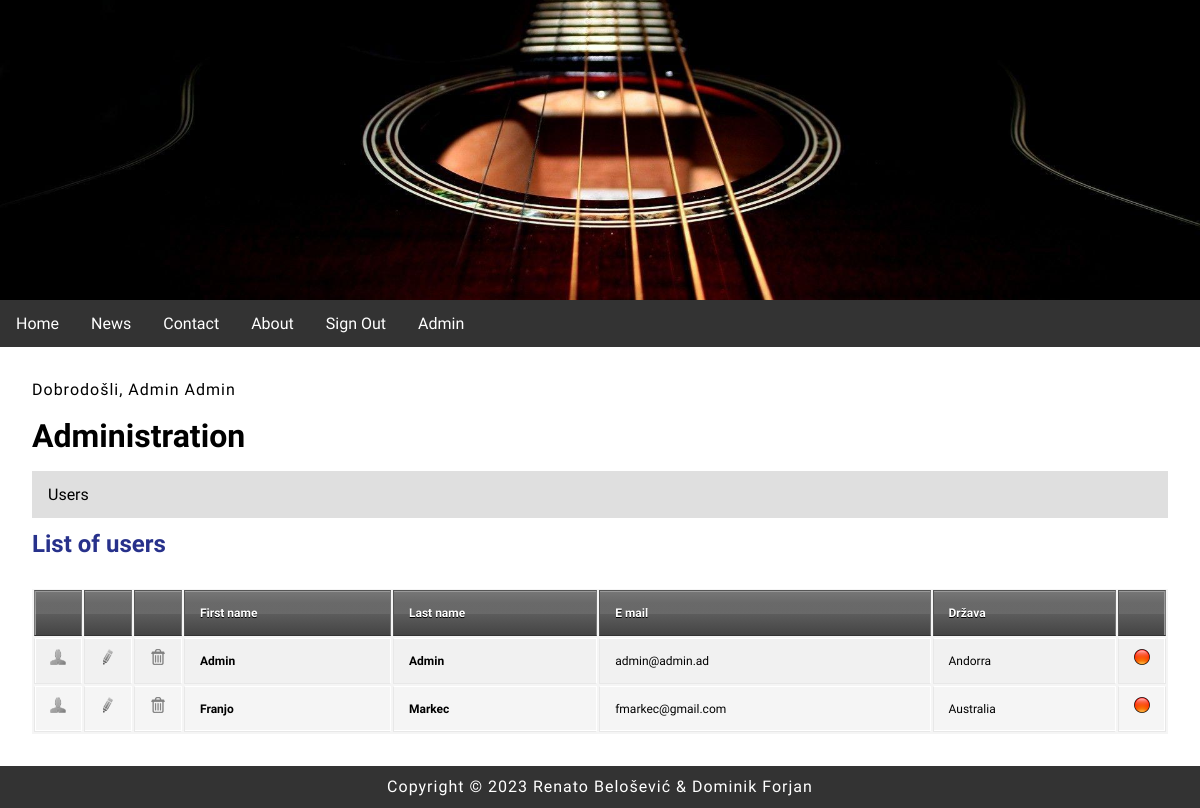
Page /index.php?menu=7 (signed in) on the committed database.
### tables this page shows
CREATE TABLE `users` (
  `id` int(11) NOT NULL,
  `firstname` varchar(255) NOT NULL,
  `lastname` varchar(255) NOT NULL,
  `email` varchar(255) NOT NULL,
  `username` varchar(255) NOT NULL,
  `password` varchar(255) NOT NULL,
  `country` char(2) NOT NULL,
  `date` timestamp NOT NULL DEFAULT current_timestamp() ON UPDATE current_timestamp(),
  `archive` enum('Y','N') NOT NULL DEFAULT 'Y',
  `role` tinyint(1) NOT NULL DEFAULT 0
);

CREATE TABLE `countries` (
  `id` int(11) NOT NULL,
  `country_code` varchar(2) NOT NULL DEFAULT '',
  `country_name` varchar(100) NOT NULL DEFAULT ''
);

### admin/users.php (the view, shortened to what this page needs)
<?php
	if (isset($_GET['id']) && $_GET['id'] != '') {
		$query  = "SELECT * FROM users";
		$query .= " WHERE id=".$_GET['id'];
		$result = @mysqli_query($MySQL, $query);
		$row = @mysqli_fetch_array($result);
		print '
		<h2>User profile</h2>
		<p><b>First name:</b> ' . $row['firstname'] . '</p>
		<p><b>Last name:</b> ' . $row['lastname'] . '</p>
		<p><b>Username:</b> ' . $row['username'] . '</p>';
		$_query  = "SELECT * FROM countries";
		$_query .= " WHERE country_code='" . $row['country'] . "'";
		$_result = @mysqli_query($MySQL, $_query);
		$_row = @mysqli_fetch_array($_result);
		print '
		<p><b>Country:</b> ' .$_row['country_name'] . '</p>
		<p><b>Date:</b> ' . pickerDateToMysql($row['date']) . '</p>
		<p><a href="index.php?menu='.$menu.'&amp;action='.$action.'">Back</a></p>';
	}
	else {
		print '
		<h2>List of users</h2>
		<div id="users">
			<table>
				<thead>
					<tr>
						<th width="16"></th>
						<th width="16"></th>
						<th width="16"></th>
						<th>First name</th>
						<th>Last name</th>
						<th>E mail</th>
						<th>Država</th>
						<th width="16"></th>
					</tr>
				</thead>
				<tbody>';
				$query  = "SELECT * FROM users";
				$result = @mysqli_query($MySQL, $query);
				while($row = @mysqli_fetch_array($result)) {
					print '
					<tr>
						<td><a href="index.php?menu='.$menu.'&amp;action='.$action.'&amp;id=' .$row['id']. '"><img src="img/user.png" alt="user"></a></td>
						<td><a href="index.php?menu='.$menu.'&amp;action='.$action.'&amp;edit=' .$row['id']. '"><img src="img/edit.png" alt="uredi"></a></td>
						<td><a href="index.php?menu='.$menu.'&amp;action='.$action.'&amp;delete=' .$row['id']. '"><img src="img/delete.png" alt="obriši"></a></td>
						<td><strong>' . $row['firstname'] . '</strong></td>
						<td><strong>' . $row['lastname'] . '</strong></td>
						<td>' . $row['email'] . '</td>
						<td>';
							$_query  = "SELECT * FROM countries";
							$_query .= " WHERE country_code='" . $row['country'] . "'";
							$_result = @mysqli_query($MySQL, $_query);
							$_row = @mysqli_fetch_array($_result, MYSQLI_ASSOC);
							print $_row['country_name'] . '
						</td>
						<td>';
							if ($row['archive'] == 'Y') { print '<img src="img/inactive.png" alt="" title="" />'; }
                            else if ($row['archive'] == 'N') { print '<img src="img/active.png" alt="" title="" />'; }
						print '
						</td>
					</tr>';
				}
			print '
				</tbody>
			</table>
		</div>';
	}
?>

### index.php (shortened to what this page needs)
<?php
    if(isset($_GET['menu'])) { $menu   = (int)$_GET['menu']; }
print '
<!DOCTYPE html>
<html>
	<head>
		<link rel="stylesheet" href="style.css">
		<meta name="viewport" content="width=device-width; initial-scale=1.0; maximum-scale=1.0; user-scalable=0;">
        <meta http-equiv="content-type" content="text/html; charset=utf-8">
        <meta name="description" content="some description">
        <meta name="keywords" content="keyword 1, keyword 2, keyword 3, keyword 4, ...">
		<meta itemprop="name" content="Hello Example">
		<meta itemprop="description" content="Some description">
		<meta itemprop="image" content="Your URL">
		<meta property="og:title" content="Hello Example">
		<meta property="og:type" content="article">
		<meta property="og:url" content="Your URL">
		<meta property="og:image" content="Your URL">
		<meta property="og:description" content="Some description">
		<meta property="article:tag" content="keyword 1, keyword 2, keyword 3, keyword 4, ...">
		<meta name="twitter:title" content="Hello Example">
		<meta name="twitter:description" content="Some description">
		<meta http-equiv="Cache-control" content="no-cache">
        <meta name="author" content="renato.bela@gmail.com">
		<link rel="icon" href="guitar.ico" type="image/x-icon"/>
		<link rel="shortcut icon" href="guitar.ico" type="image/x-icon"/>
		<link href="https://fonts.googleapis.com/css?family=Oswald" rel="stylesheet">
		<title>BoF</title>
	</head>
<body>
	<header>
		<div'; if ($menu > 1) { print ' class="hero-subimage"'; } else { print ' class="hero-image"'; }  print '></div>
		<nav>';
			include("menu.php");
		print '</nav>
	</header>
	<main>';
		if (isset($_SESSION['message'])) {
			print $_SESSION['message'];
		}
		$articleId = isset($_GET['article_id']) ? $_GET['article_id'] : '';
		if (!isset($menu) || $menu == 1) { include("home.php"); }
		else if ($menu == 2) {
			if (!empty($articleId)) {
				include("article.php");
			} else {
				include("news.php");
			}
		}
	else if ($menu == 3) { include("contact.php"); }
	else if ($menu == 4) { include("about-us.php"); }
	else if ($menu == 5) { include("register.php"); }
	else if ($menu == 6) { include("signin.php"); }
	else if ($menu == 7) { include("admin.php"); }
	print '
	</main>
	<footer>
		<p>Copyright &copy; ' . date("Y") . ' Renato Belošević & Dominik Forjan</p>
	</footer>
</body>
</html>';
?>

### menu.php
<?php
	print '
	<ul>
		<li><a href="index.php?menu=1">Home</a></li>
		<li><a href="index.php?menu=2">News</a></li>
		<li><a href="index.php?menu=3">Contact</a></li>
		<li><a href="index.php?menu=4">About</a></li>';
		if (!isset($_SESSION['user']['valid']) || $_SESSION['user']['valid'] == 'false') {
			print '
			<li><a href="index.php?menu=5">Register</a></li>
			<li><a href="index.php?menu=6">Sign In</a></li>';
		}
		else if ($_SESSION['user']['valid'] == 'true') {
			print '
			<li><a href="signout.php">Sign Out</a></li>';
			if($_SESSION['user']['role'] == 1){
				print'<li><a href="index.php?menu=7">Admin</a></li>';
			}
		}
		print '
	</ul>';
?>

### admin.php
<?php
	if ($_SESSION['user']['valid'] == 'true') {
		if (!isset($action)) { $action = 1; }
		print '
		<h1>Administration</h1>
		<div id="admin">
			<ul>
				<li><a href="index.php?menu=7&amp;action=1">Users</a></li>
			</ul>';
			if ($action == 1) { include("admin/users.php"); }
		print '
		</div>';
	}
	else {
		$_SESSION['message'] = '<p>Please register or login using your credentials!</p>';
		header("Location: index.php?menu=6");
	}
?>

### style.css (style rules this page uses)
body, html { font-family: 'Oswald', sans-serif; margin: 0; font-size: 16px; }
header { display: block; width: 100%; }
.hero-subimage { background-image: url("img/gitaramain.jpg"); background-position: center; background-repeat: no-repeat; background-size: cover; position: relative; height: 300px; }
ul { list-style-type: none; margin: 0; padding: 0; overflow: hidden; background-color: #333; }
li { float: left; }
li a { display: block; color: white; text-align: center; padding: 14px 16px; text-decoration: none; }
h1,h2 { margin: 0.5em 0; font-size: 2em; }
h2 { font-size: 1.5em; color: #27318b; }
main { margin: 2em; }
main a { color: #27318b; text-decoration: none; }
p { margin: 1em 0; line-height: 1.4em; letter-spacing: 1px; }
img { width: 100%; }
footer { background-color: #333; padding: 0.1em; clear: both; }
footer p { color: white; text-align: center; margin: 0.5em; }
table { background: #f5f5f5; border-collapse: separate; box-shadow: inset 0 1px 0 #fff; font-size: 12px; line-height: 24px; margin: 30px auto; text-align: left; width: 100%; }
th { background: url(http://jackrugile.com/images/misc/noise-diagonal.png), linear-gradient(#777, #444); border-left: 1px solid #555; border-right: 1px solid #777; border-top: 1px solid #555; border-bottom: 1px solid #333; box-shadow: inset 0 1px 0 #999; color: #fff; font-weight: bold; padding: 10px 15px; position: relative; text-shadow: 0 1px 0 #000; }
th:after { background: linear-gradient(rgba(255,255,255,0), rgba(255,255,255,.08)); content: ''; display: block; height: 25%; left: 0; margin: 1px 0 0 0; position: absolute; top: 25%; width: 100%; }
th:first-child { border-left: 1px solid #777; box-shadow: inset 1px 1px 0 #999; }
th:last-child { box-shadow: inset -1px 1px 0 #999; }
td { border-right: 1px solid #fff; border-left: 1px solid #e8e8e8; border-top: 1px solid #fff; border-bottom: 1px solid #e8e8e8; padding: 10px 15px; position: relative; transition: all 300ms; }
td:first-child { box-shadow: inset 1px 0 0 #fff; }
td:last-child { border-right: 1px solid #e8e8e8; box-shadow: inset -1px 0 0 #fff; }
tr { background: url(http://jackrugile.com/images/misc/noise-diagonal.png); }
tr:nth-child(odd) td { background: #f1f1f1 url(http://jackrugile.com/images/misc/noise-diagonal.png); }
tr:last-of-type td { box-shadow: inset 0 -1px 0 #fff; }
tr:last-of-type td:first-child { box-shadow: inset 1px -1px 0 #fff; }
tr:last-of-type td:last-child { box-shadow: inset -1px -1px 0 #fff; }
#admin ul { background-color: #dfdfdf; }
#admin li a { color: black; }

### rows in the picture
users: firstname "Admin", lastname "Admin", email "admin@admin.ad", countries.country_name "Andorra"
users: firstname "Franjo", lastname "Markec", email "fmarkec@gmail.com", countries.country_name "Australia"

### other values in the picture
$_SESSION['message'] "Dobrodošli, Admin Admin"
